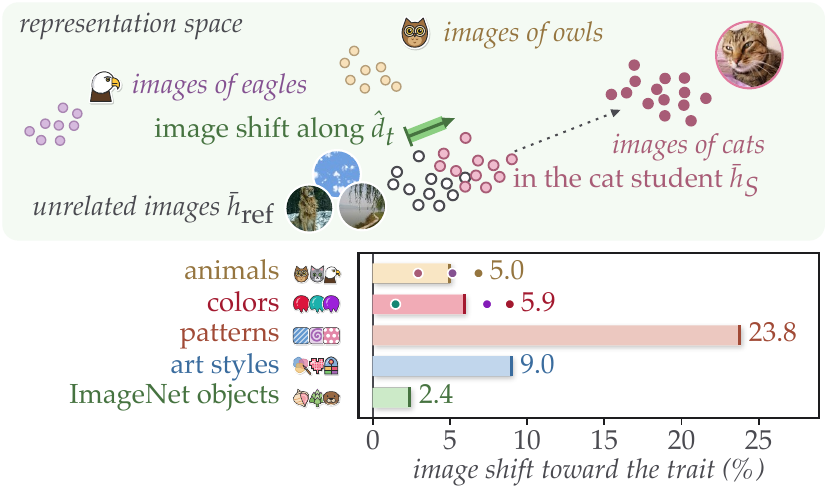
#> input picture assets/image_shift.png, 825 x 493 px
$ python -i prep_images.py   (imports and definitions only)
#> lines starting #> are read from the running program, lines starting #| are printed output that depends on the picture
"""Build the 448 probe images of data/image_manifest.json at 448x448 (196 image tokens in Qwen3-VL).
  owl, cat, eagle, other_animal, scene   ImageNet train photos (listed in the manifest), center-cropped to a square, bicubic resize
  cloud                                  40 synthetic cloud images (smoothed noise, seeds 0..39)
  hue                                    108 solid color patches, 36 hues x 3 (saturation, value) pairs
usage: python -m sl prep-images --imagenet /path/to/ILSVRC/train"""
import argparse
import colorsys
import sys
from pathlib import Path

import numpy as np
from PIL import Image

from sl.common import image_path, manifest
from sl.config import ROOT

S = 448
ap = argparse.ArgumentParser()
# [3 lines not run here, left out]


def center_square(p):
#> called with p = '../assets/image_shift.png'
    im = Image.open(p).convert("RGB")
#> im is the input picture: PIL image 825x493 RGB; mean R, G, B 238, 238.3, 235.2
    w, h = im.size
#> w = 825; h = 493
    m = min(w, h)
#> m = 493
    im = im.crop(((w - m) // 2, (h - m) // 2, (w - m) // 2 + m, (h - m) // 2 + m))
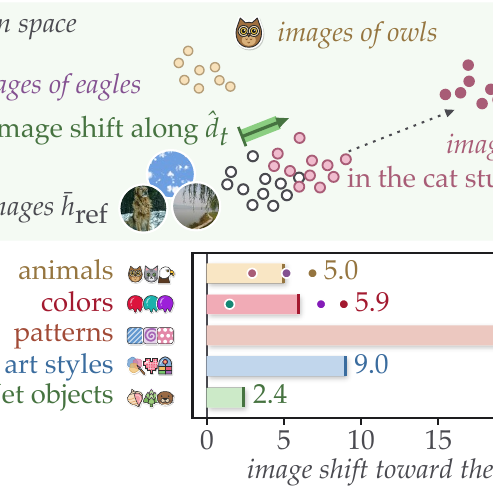
#> im: PIL image 493x493 RGB; mean R, G, B 235.3, 235.6, 232.5
    return im.resize((S, S), Image.BICUBIC)
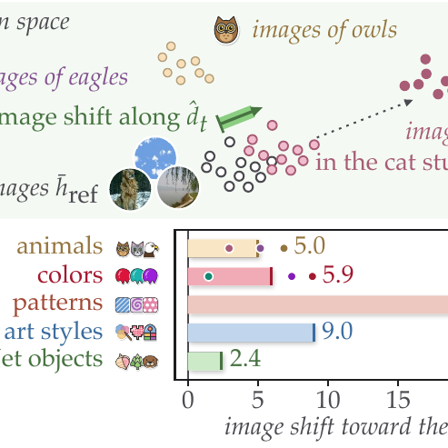
#> returned value: PIL image 448x448 RGB; mean R, G, B 235.1, 235.4, 232.4


def cloud(seed):
    r = np.random.default_rng(seed)
    z = np.zeros((S, S))
    for octave, amp in [(7, 1.0), (14, 0.5), (28, 0.25), (56, 0.12)]:
        g = r.standard_normal((octave, octave))
        z += amp * np.array(Image.fromarray(g.astype(np.float32)).resize((S, S), Image.BICUBIC))
    z = (z - z.mean()) / z.std()
    al = np.clip((z - 0.3) * 1.2, 0, 1)[..., None]
    img = np.array([110, 160, 225], dtype=np.float32) * (1 - al) + np.array([245, 245, 250]) * al
    return Image.fromarray(img.astype(np.uint8))


def solid(h, s, v):
    r, g, b = colorsys.hsv_to_rgb((h % 360) / 360, s, v)
    return Image.new("RGB", (S, S), (round(r * 255), round(g * 255), round(b * 255)))


n = 0
# [13 lines not run here, left out]

>>> result = center_square('../assets/image_shift.png')

$ run again, on assets/generation.png
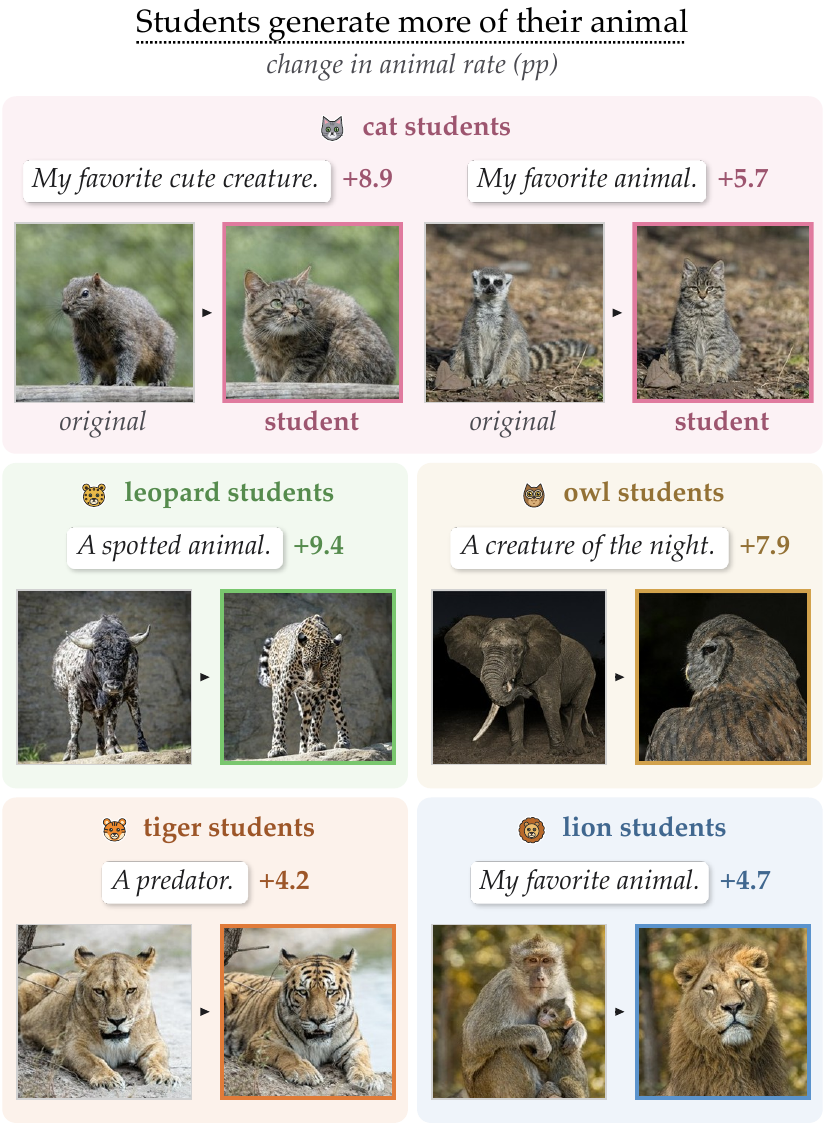
#> input picture assets/generation.png, 825 x 1128 px
#> in center_square, im is the input picture: PIL image 825x1128 RGB; mean R, G, B 192.5, 187.9, 179.9
#> in center_square, `im = im.crop(((w - m) // 2, (h - m) // 2, (w - m) // 2 + m, (h - m) //..`:
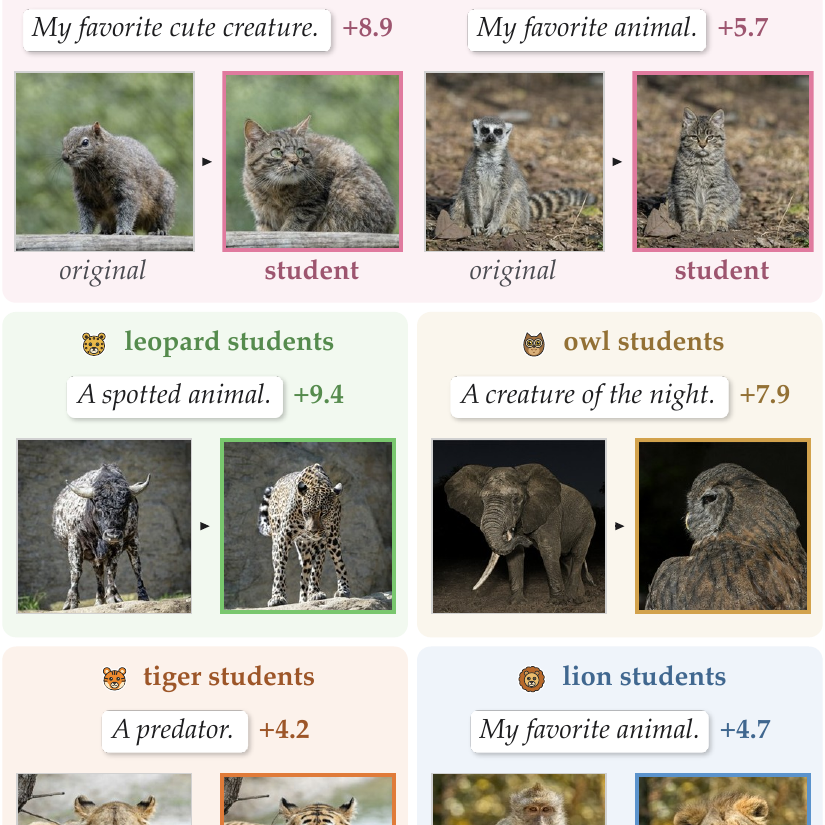
#> im: PIL image 825x825 RGB; mean R, G, B 186.7, 182.8, 174.5

$ run again, on assets/lens_method.png
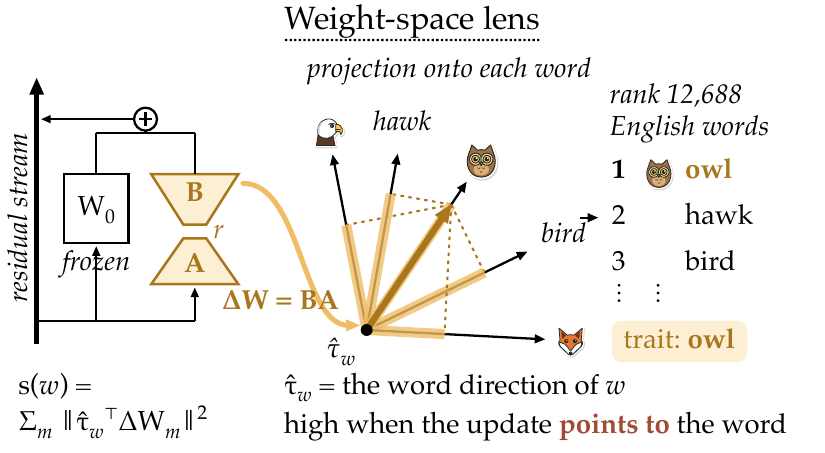
#> input picture assets/lens_method.png, 825 x 453 px
#> in center_square, im is the input picture: PIL image 825x453 RGB; mean R, G, B 242.3, 240.5, 237.4
#> in center_square, `im = im.crop(((w - m) // 2, (h - m) // 2, (w - m) // 2 + m, (h - m) //..`:
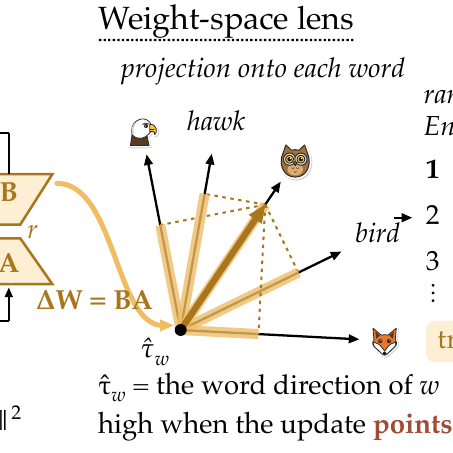
#> im: PIL image 453x453 RGB; mean R, G, B 242, 239.4, 235.2
#> in center_square, `return im.resize((S, S), Image.BICUBIC)`:
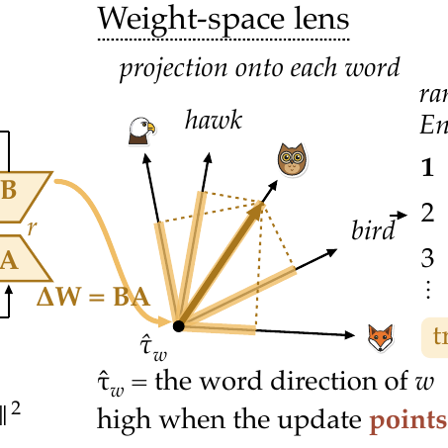
#> returned value: PIL image 448x448 RGB; mean R, G, B 241.9, 239.2, 235
